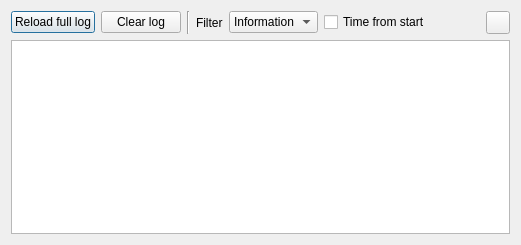
<?xml version="1.0" encoding="UTF-8"?>
<ui version="4.0">
 <class>Dialog</class>
 <widget class="QDialog" name="Dialog">
  <property name="geometry">
   <rect>
    <x>0</x>
    <y>0</y>
    <width>521</width>
    <height>245</height>
   </rect>
  </property>
  <property name="windowTitle">
   <string>Bigglesworth log</string>
  </property>
  <layout class="QGridLayout" name="gridLayout">
   <item row="0" column="1">
    <widget class="QPushButton" name="clearBtn">
     <property name="text">
      <string>Clear log</string>
     </property>
    </widget>
   </item>
   <item row="0" column="6">
    <spacer name="horizontalSpacer">
     <property name="orientation">
      <enum>Qt::Horizontal</enum>
     </property>
     <property name="sizeHint" stdset="0">
      <size>
       <width>40</width>
       <height>20</height>
      </size>
     </property>
    </spacer>
   </item>
   <item row="0" column="5">
    <widget class="QCheckBox" name="relativeChk">
     <property name="text">
      <string>Time from start</string>
     </property>
    </widget>
   </item>
   <item row="0" column="0">
    <widget class="QPushButton" name="reloadBtn">
     <property name="text">
      <string>Reload full log</string>
     </property>
     <property name="default">
      <bool>true</bool>
     </property>
    </widget>
   </item>
   <item row="0" column="2">
    <widget class="Line" name="line">
     <property name="orientation">
      <enum>Qt::Vertical</enum>
     </property>
    </widget>
   </item>
   <item row="0" column="3">
    <widget class="QLabel" name="label">
     <property name="sizePolicy">
      <sizepolicy hsizetype="Maximum" vsizetype="Preferred">
       <horstretch>0</horstretch>
       <verstretch>0</verstretch>
      </sizepolicy>
     </property>
     <property name="text">
      <string>Filter</string>
     </property>
    </widget>
   </item>
   <item row="0" column="4">
    <widget class="QComboBox" name="levelCombo">
     <item>
      <property name="text">
       <string>Information</string>
      </property>
     </item>
     <item>
      <property name="text">
       <string>Debug</string>
      </property>
     </item>
     <item>
      <property name="text">
       <string>Warning</string>
      </property>
     </item>
     <item>
      <property name="text">
       <string>Critical</string>
      </property>
     </item>
     <item>
      <property name="text">
       <string>Fatal</string>
      </property>
     </item>
    </widget>
   </item>
   <item row="0" column="7">
    <widget class="QToolButton" name="saveBtn">
     <property name="toolTip">
      <string>Export log file...</string>
     </property>
     <property name="icon">
      <iconset theme="document-save">
       <normaloff/>
      </iconset>
     </property>
    </widget>
   </item>
   <item row="1" column="0" colspan="8">
    <widget class="QTableView" name="logView">
     <property name="contextMenuPolicy">
      <enum>Qt::CustomContextMenu</enum>
     </property>
     <property name="editTriggers">
      <set>QAbstractItemView::NoEditTriggers</set>
     </property>
     <property name="horizontalScrollMode">
      <enum>QAbstractItemView::ScrollPerPixel</enum>
     </property>
     <property name="wordWrap">
      <bool>false</bool>
     </property>
     <attribute name="horizontalHeaderHighlightSections">
      <bool>false</bool>
     </attribute>
     <attribute name="verticalHeaderVisible">
      <bool>false</bool>
     </attribute>
    </widget>
   </item>
  </layout>
 </widget>
 <resources/>
 <connections/>
</ui>
